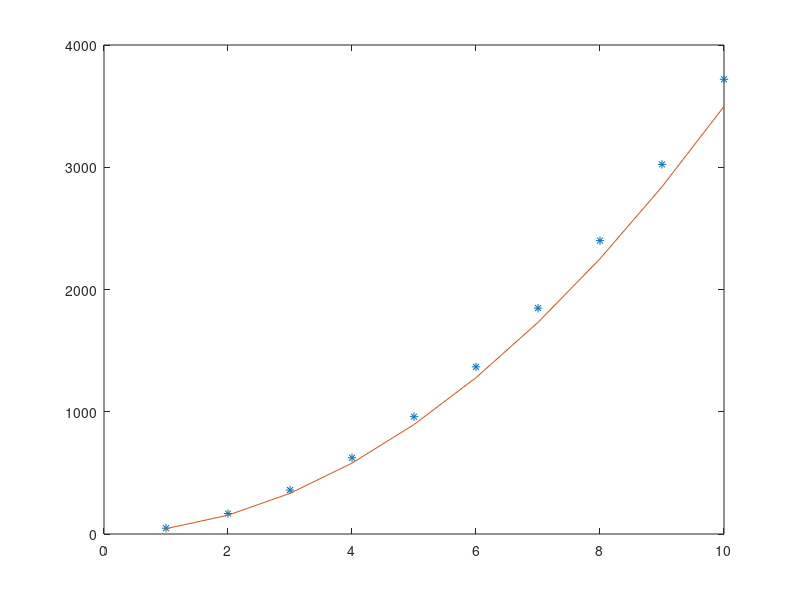

This figure's MATLAB source:
clear all clc;
close all;

feature=[12, 12, 10.5 ,0.01]
x=1:1:10;
for i=1:1:10
y(i)  = feature(1)*x(i) + 3* feature(2)*x(i)*x(i)- 5* feature(3)*feature(4);           
end
y
plot(x,y, '*')
hold on 

new = [7.91 11.39 -0.02 13.06]

x=1:1:10;
for i=1:1:10
y2(i)  = new(1)*x(i) + 3* new(2)*x(i)*x(i)- 5* new(3)*new(4);           
end

plot(x,y2,'-')

